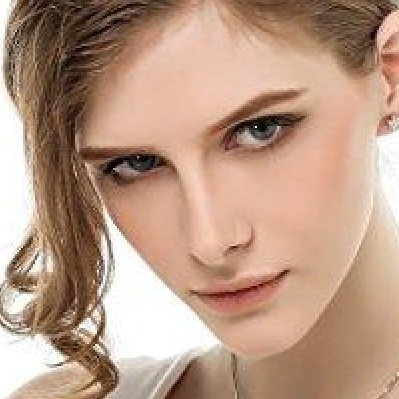
#> input picture faces/1-0-0.jpg, 399 x 399 px, given as the content of the folder D:/picSet, which was not available
$ python detect.py ../../faces/1-0-0.jpg
#> lines starting #> are read from the running program, lines starting #| are printed output that depends on the picture; long printed decimals are rounded
# -*- coding: utf-8 -*-
import cv2
import random
from PIL import Image
from PIL import ImageFile
import imghdr
import sys
import os.path
from glob import glob
import matplotlib.pyplot as plt
import numpy as np


def detect(filename, cascade_file="d:/VSWorkSpace/python/lbpcascade_animeface-master/lbpcascade_animeface-master/haarcascade_frontalface_alt2.xml"):
#> called with filename = '_only/1-0-0.jpg'
    if not os.path.isfile(cascade_file):
        raise RuntimeError("%s: not found" % cascade_file)
    #haarcascade_frontalface_alt2.xml
    cascade = cv2.CascadeClassifier(cascade_file)
    # 这一段是为了防止数据集中有非jpg的图像，如果有，即转换一下格式
    ImageFile.LOAD_TRUNCATED_IMAGES = True
    if imghdr.what(filename) == "png":
        Image.open(filename).convert("RGB").save(filename)
    ######
    image = cv2.imread(filename)
#> image is the input picture: shape (399, 399, 3); mean B, G, R 133.1, 153.4, 186.2
    gray = cv2.cvtColor(image, cv2.COLOR_BGR2GRAY)
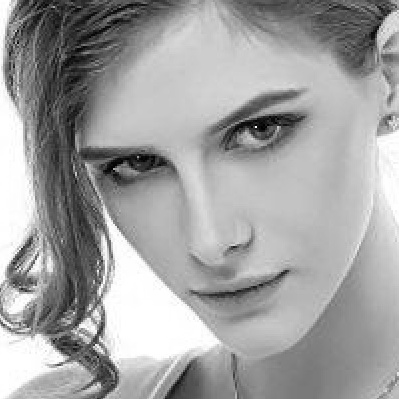
#> gray: shape (399, 399); min 0, max 255, mean 160.9
    print('shape of image is {}'.format(gray.shape))
#| shape of image is (399, 399)
    print('Dimension of image is {}'.format(gray.ndim))
#| Dimension of image is 2
    print('Max of image is {}'.format(gray.max()))
#| Max of image is 255
    print('Min of image is {}'.format(gray.min()))
#| Min of image is 0
    plt.imshow(gray)
    plt.show()

    def gray_2(rgb): return np.dot(rgb[..., :3], [0.299, 0.587, 0.114])
    gray_3 = gray_2(image)
    #gray = cv2.equalizeHist(gray)
    print('shape of image is {}'.format(gray_3.shape))
#| shape of image is (399, 399)
    print('Dimension of image is {}'.format(gray_3.ndim))
#| Dimension of image is 2
    print('Max of image is {}'.format(gray_3.max()))
#| Max of image is 255.000
    print('Min of image is {}'.format(gray_3.min()))
#| Min of image is 0.114
    plt.imshow(gray_3)
    plt.show()
    faces = cascade.detectMultiScale(gray,
                                     # detector options
                                     scaleFactor=1.08,
                                     minNeighbors=4,
                                     minSize=(24, 24))
#> faces = ()
    for i, (x, y, w, h) in enumerate(faces):
        face = image[y:y + h, x:x + w, :]
        #face = cv2.resize(face, (96, 96))
        plt.imshow(face)
        plt.show()
        save_filename = '%s-%d.jpg' % (
            os.path.basename(filename).split('.')[0], i)
        cv2.imwrite("faces/" + save_filename, face)
#> this loop made 0 passes

#if len(sys.argv) != 2:
#    sys.stderr.write("usage: detect.py <filename>\n")
#    sys.exit(-1)


if __name__ == '__main__':
    if os.path.exists('faces') is False:
        os.makedirs('faces')
    file_list = glob('D:\\picSet\\*.jpg')
    for filename in file_list:
        detect(filename)

$ run again, on faces/6-0.jpg
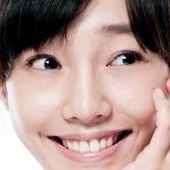
#> input picture faces/6-0.jpg, 170 x 170 px, given as the content of the folder D:/picSet, which was not available
#> in detect, image is the input picture: shape (170, 170, 3); mean B, G, R 141.1, 146.4, 172.9
#> in detect, `gray = cv2.cvtColor(image, cv2.COLOR_BGR2GRAY)`:
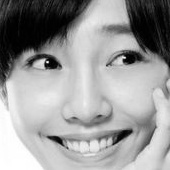
#> gray: shape (170, 170); min 0, max 255, mean 153.7
#| shape of image is (170, 170)
#| Dimension of image is 2
#| Max of image is 255
#| Min of image is 0
#| shape of image is (170, 170)
#| Dimension of image is 2
#| Max of image is 255.000
#| Min of image is 0.0
#> faces = [[20, 14, 138, 138]]
#> the loop in detect, `for i, (x, y, w, h) in enumerate(faces):` made 1 pass
#> pass 1, in detect, `face = image[y:y + h, x:x + w, :]`:
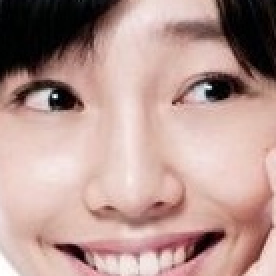
#> face: shape (138, 138, 3) (shown 2 times larger); mean B, G, R 144.7, 151, 181.7

$ run again, on faces/8-0.jpg
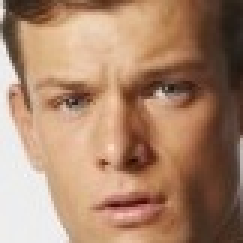
#> input picture faces/8-0.jpg, 81 x 81 px, given as the content of the folder D:/picSet, which was not available (shown 3 times larger)
#> in detect, image is the input picture: shape (81, 81, 3); mean B, G, R 107.6, 132.7, 169.3
#> in detect, `gray = cv2.cvtColor(image, cv2.COLOR_BGR2GRAY)`:
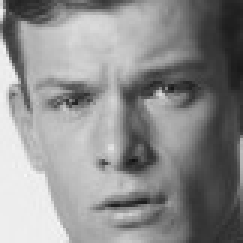
#> gray: shape (81, 81) (shown 3 times larger); min 17, max 246, mean 140.8
#| shape of image is (81, 81)
#| Dimension of image is 2
#| Max of image is 246
#| Min of image is 17
#| shape of image is (81, 81)
#| Dimension of image is 2
#| Max of image is 246.598
#| Min of image is 8.179
#> faces = [[7, 7, 66, 66]]
#> the loop in detect, `for i, (x, y, w, h) in enumerate(faces):` made 1 pass
#> pass 1, in detect, `face = image[y:y + h, x:x + w, :]`:
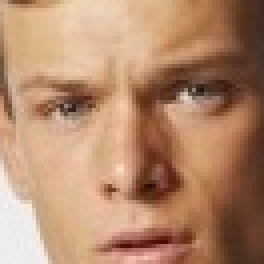
#> face: shape (66, 66, 3) (shown 4 times larger); mean B, G, R 108.6, 137.7, 180.1

$ run again, on faces/9-0.jpg
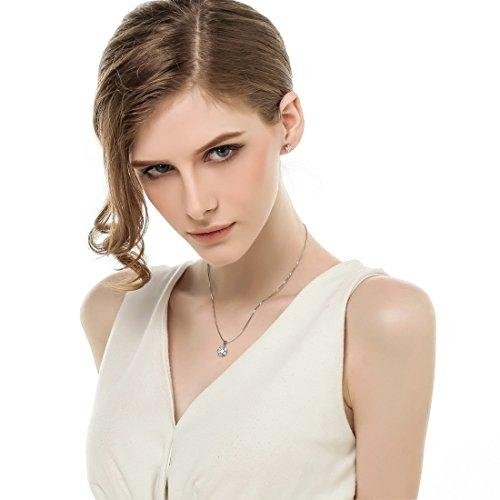
#> input picture faces/9-0.jpg, 1000 x 1000 px, given as the content of the folder D:/picSet, which was not available (shown at 1/2 size)
#> in detect, image is the input picture: shape (1000, 1000, 3); mean B, G, R 203.5, 212.3, 223.8
#> in detect, `gray = cv2.cvtColor(image, cv2.COLOR_BGR2GRAY)`:
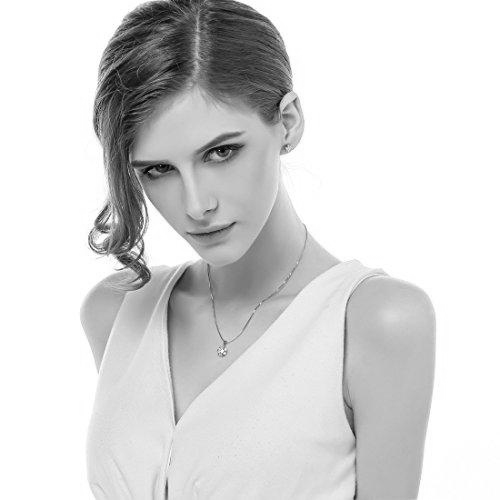
#> gray: shape (1000, 1000) (shown at 1/2 size); min 0, max 255, mean 214.7
#| shape of image is (1000, 1000)
#| Dimension of image is 2
#| Max of image is 255
#| Min of image is 0
#| shape of image is (1000, 1000)
#| Dimension of image is 2
#| Max of image is 255.000
#| Min of image is 0.114
#> faces = [[195, 186, 369, 369]]
#> the loop in detect, `for i, (x, y, w, h) in enumerate(faces):` made 1 pass
#> pass 1, in detect, `face = image[y:y + h, x:x + w, :]`:
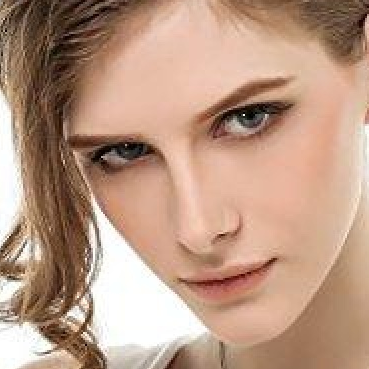
#> face: shape (369, 369, 3); mean B, G, R 131.7, 152.4, 186.6
